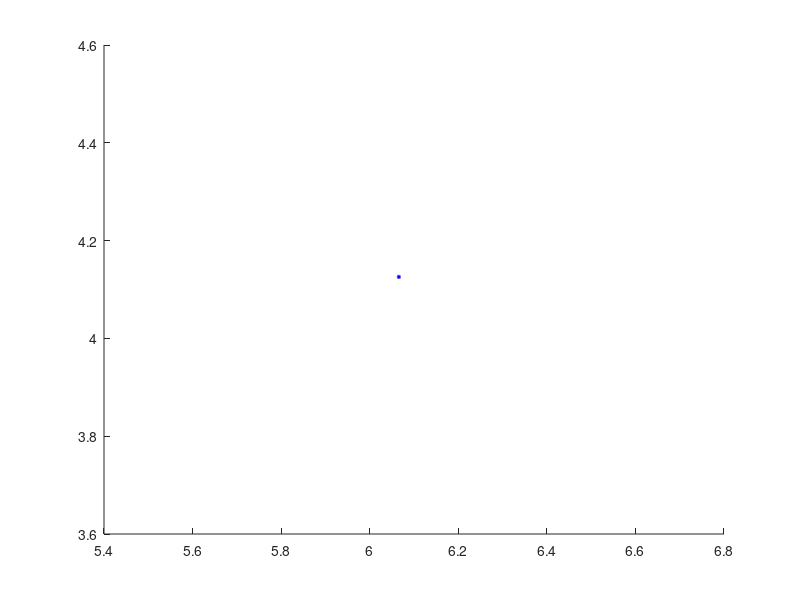

The MATLAB source for this figure: (Note: this script raises an error after producing the figure.)
% Respecte als resultats. De moment, et proposo començar amb 'generar'
% escenaris en Matlab. Quelcom tan senzill com definir un àrea rectangular
% de x*y metres, posar un AP al mig i N estacions repartides aleatòriament
% a l'àrea. Un cop tinguis l'escenari, calcula les distàncies entre l'AP
% i cada estació, i calcula la potència rebuda a cada una d'elles.
% Per això pots fer servir un model de propagació com el TMB
% https://arxiv.org/abs/1812.00667

% Et paso aquest parell de funcions. Es una manera senzilla de calcular el 
% throughput d'una estació. Seguint el que et deia ahir, et queda crear la 
% xarxa, per cada estació calcular la distància entre l'AP i ella mateixa, 
% calcular la potència rebuda, escollir el MCS a fer servir, i finalment 
% treure el throughput que pot assolir cada estació. Si proves diferents 
% valors de BW, has de tenir en compte que la potència tx és reparteix en 
% el total d'amplada de banda, que és equivalent a dir que la potència per 
% subcarrier es redueix a la meitat, i que per tant, augmentar el BW pot 
% suposar una reducció del MCS a fer servir.

tic; % timer
clear all; clc; hold on;
i = 1; % iterator
b = 10; h = 10; % base & height
AP = [b/2 h/2]; % central AP
nSTAs = 1000; % number of stations
P_tx = 21; % transmitted power by AP in (dBm)

draw = 1; % 1 - to plot the room, 0 - to not plot.

lambda = 2.06;  % attenuation factor
L_o = 54.1200;  % path loss intercept
k = 5.25;       % attenuation of each wall
W = 0.1467;     % average number of traversed walls per meter

coordinates = zeros(nSTAs,2);  % initialize matrix coordinates 
distance = zeros(nSTAs,1);     % initialize array distance
P_rx = zeros(nSTAs,1);         % initialize array received power

while i <= nSTAs
    
    % random position generation of STAs
    j = 1;
    xSTA = rand*b; % x random position
    coordinates(i,j) = xSTA; 
    j = 2;
    while j == 2
        ySTA = rand*h; % y random position 
        coordinates(i,j) = ySTA;
        break;
    end
    if (draw == 1); plot(xSTA, ySTA, "*b", 'MarkerSize', 3); end % plots the STA
    distance(i) = DistanceToAP(AP,coordinates(i,1),coordinates(i,2));
    P_rx(i) = STAPowerReceived(P_tx, distance(i), lambda, L_o, k, W); % received power
    i = i+1;
end

distance = sort(distance,'ascend');
P_rx = sort(P_rx,'descend');

if (draw == 1); draw_scenario(draw, b, h, P_rx, distance); end

SingleSTA_throughput();    

toc; % timer
